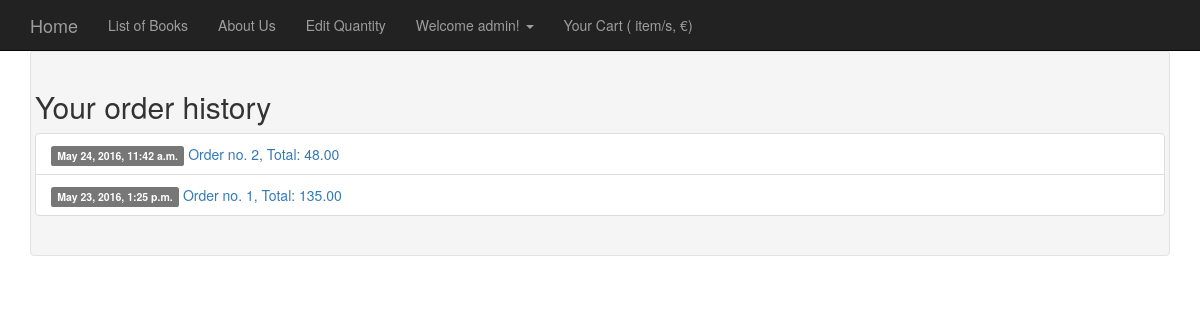
The page /orders/history/ (signed in) on the database its author committed.
### orders/models.py (models this page shows, shortened)
class Order(models.Model):
	first_name = models.CharField(max_length=50)
	last_name = models.CharField(max_length=50)
	email = models.EmailField()
	address = models.CharField(max_length=250)
	postal_code = models.CharField(max_length=20)
	city = models.CharField(max_length=100)
	created = models.DateTimeField(auto_now_add=True)
	updated = models.DateTimeField(auto_now=True)
	paid = models.BooleanField(default=False)
	placed_by_user = models.ForeignKey(settings.AUTH_USER_MODEL)
	class Meta:
		ordering = ('-created',)
	def get_total_cost(self):
		return sum(item.get_cost() for item in self.items.all())

class OrderItem(models.Model):
	order = models.ForeignKey(Order, related_name='items')
	product = models.ForeignKey(Book, related_name='order_items')
	price = models.DecimalField(max_digits=10, decimal_places=2)
	quantity = models.PositiveIntegerField(default=1)
	def get_cost(self):
		return self.price * self.quantity

### orders/views.py (the view)
def show_history(request):
	orders = get_list_or_404(Order, placed_by_user= request.user)
	context = {'orders': orders}
	return render(request, 'orders/orderHistory.html', context)

### orders/templates/orders/orderHistory.html
{% extends 'bookstore/base.html'%}
{%block content%}
<div class="container">
	<div class="well">
        <div class="row">
			<H2>Your order history</H2>
			<ul class="list-group">
				{% for order in orders%}
				<li class="list-group-item">
					<a href="{% url 'orders:order_detailed' order.id %}"><span class="label label-default label-pill pull-xs-right">{{order.created}}</span>
					Order no. {{order.id}}, Total: {{order.get_total_cost}}
					</a>
				</li>
				{%endfor %}
			</ul>
		</div>
	</div>
</div>
{% endblock%}

### bookstore/templates/bookstore/base.html (shortened to what this page needs)
<!DOCTYPE html>
{%load staticfiles%}
{% load carton_tags %}
{% get_cart as my_cart %}
<html lang="en">
<head>
    <link href={%static "css/bootstrap.min.css"%} rel="stylesheet">
    <link href={%static "css/heroic-features.css"%} rel="stylesheet">
    <link href={%static "css/modern-business.css"%} rel="stylesheet">
</head>
<body>
    <nav class="navbar navbar-inverse navbar-fixed-top" role="navigation">
        <div class="container">
            <div class="navbar-header">
                <a class="navbar-brand" href="{% url 'bookstore:index' %}">Home</a>
            </div>
            <div class="collapse navbar-collapse" id="bs-example-navbar-collapse-1">
                <ul class="nav navbar-nav">
                    <li>
                        <a href="{% url 'bookstore:list' %}">List of Books</a>
                    </li>
                    <li>
                        <a href="{% url 'bookstore:about' %}">About Us</a>
                    </li>
                    {% if user.is_staff%}
                    <li>
                        <a href="{% url 'soap:book-list' %}">Edit Quantity</a>
                    </li>
                    {% endif%}
                    {%if user.is_authenticated%}
                    <li class="dropdown">
                        <a href="#" data-toggle="dropdown" class="dropdown-toggle">Welcome {{ user.username}}! <b class="caret"></b></a>
                    </li>
                    <li><a href="/shopping-cart/show/">Your Cart ({{my_cart.count}} item/s, {{my_cart.total}}&euro;) </a></li>
                    {% else %}
                    <li><a href="/accounts/login/?next={%firstof request.path '/'%}">Login</a></li>
                    <li><a href="/accounts/register/">Sign Up</a></li>
                    {% endif %}
                </ul>
            </div>
        </div>
    </nav>
    {% block content %}
    {% endblock %}
</body>
</html>

### static/css/heroic-features.css (style rules this page uses)
body { padding-top: 70px; }

### static/css/modern-business.css (style rules this page uses)
html, body { height: 100%; }
body { padding-top: 50px; }

### rows shown on the page
Order: created "May 24, 2016, 11:42 a.m.", id "2", get_total_cost "48.00"
Order: created "May 23, 2016, 1:25 p.m.", id "1", get_total_cost "135.00"

### other values the page prints
{{ user.username }} "admin"
